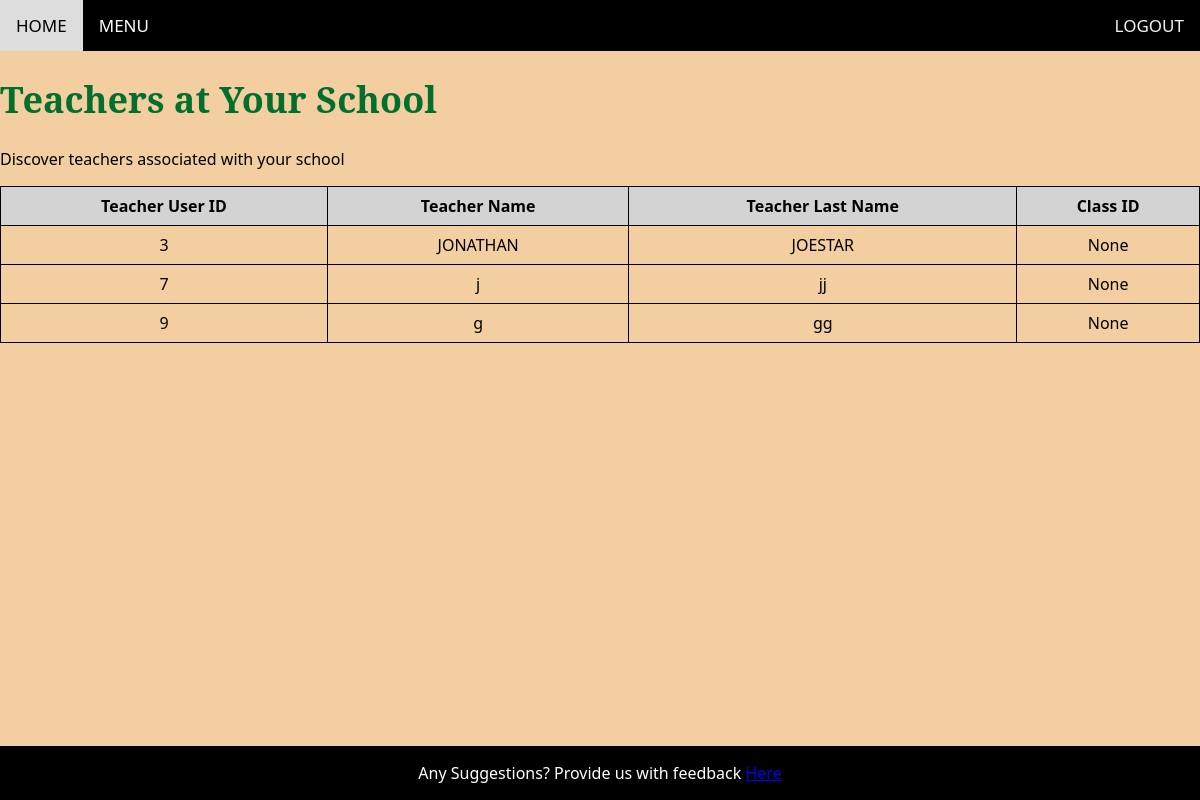
The app's page /teacher_dashboard (signed in), older data.
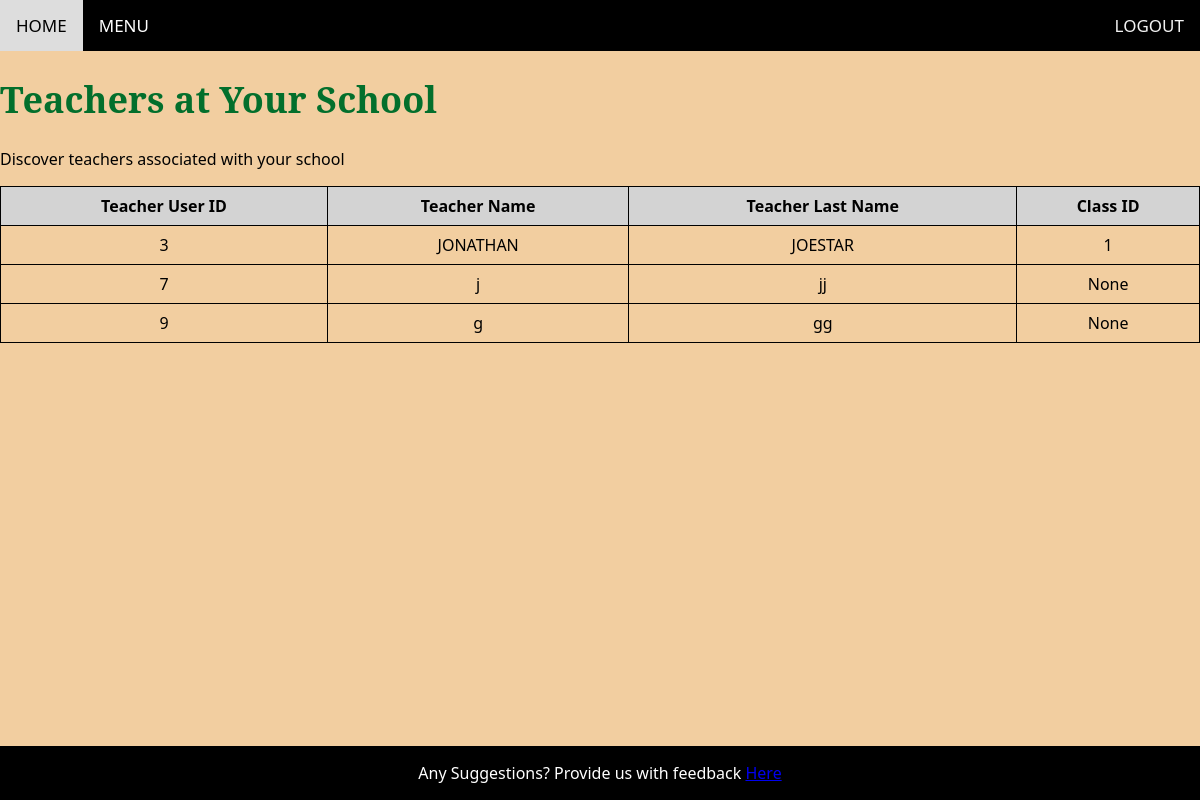
The same page, newer data.
### tables this page shows
CREATE TABLE TEACHER (User_ID INTEGER REFERENCES USER (User_ID) PRIMARY KEY, School_ID INTEGER REFERENCES SCHOOL (School_ID), First_Name TEXT, Last_Name TEXT, Class_ID INTEGER);

### app.py (the view)
@app.route('/teacher_dashboard')
@login_required
def school_teachers():
    if current_user.is_authenticated and current_user.Type == 'SCHOOL':
        conn = sql.connect(db_path)  # Replace 'DATABASE' with your app's database path
        cursor = conn.cursor()
        user_id = current_user.User_ID  # Assuming this attribute exists in your User model
        school_query = "SELECT School_ID FROM School WHERE User_ID = ?"
        cursor.execute(school_query, (user_id,))
        school_id = cursor.fetchone()
        if school_id:
            school_id = school_id[0]  # Extracting the ID from the result tuple
            teachers_query = "SELECT * FROM Teacher WHERE School_ID = ?"
            cursor.execute(teachers_query, (school_id,))
            teachers = cursor.fetchall()
            conn.close()
            return render_template('teacher_dashboard.html', teachers=teachers)
    else:
        return render_template('error.html', message='Access denied')

### app.py (called while the page is built)
@login_manager.user_loader
def load_user(user_id):
    return User.query.get(int(user_id))

### templates/teacher_dashboard.html (shortened to what this page needs)
{% extends "base.html" %}
{% block content %}
    <header>
        <h1 class="teachers-head">Teachers at Your School</h1>
        <p>Discover teachers associated with your school</p>
    </header>
    <table style="border-collapse: collapse; width: 100%;">
        <thead>
            <tr style="background-color: lightgray;">
                <th style="text-align: center; border: 1px solid black; padding: 8px;">Teacher User ID</th>
                <th style="text-align: center; border: 1px solid black; padding: 8px;">Teacher Name</th>
                <th style="text-align: center; border: 1px solid black; padding: 8px;">Teacher Last Name</th>
                <th style="text-align: center; border: 1px solid black; padding: 8px;">Class ID</th>
            </tr>
        </thead>
        <tbody>
            {% for teacher in teachers %}
                <tr>
                    <td style="text-align: center; border: 1px solid black; padding: 8px;">{{ teacher[0] }}</td>
                    <td style="text-align: center; border: 1px solid black; padding: 8px;">{{ teacher[2] }}</td>
                    <td style="text-align: center; border: 1px solid black; padding: 8px;">{{ teacher[3] }}</td>
                    <td style="text-align: center; border: 1px solid black; padding: 8px;">{{ teacher[4] }}</td>
                </tr>
            {% endfor %}
        </tbody>
    </table>
{% endblock %}

Row changes from the older to the newer data that the page shows:
changed TEACHER "JONATHAN": Class_ID "None" → "1"
